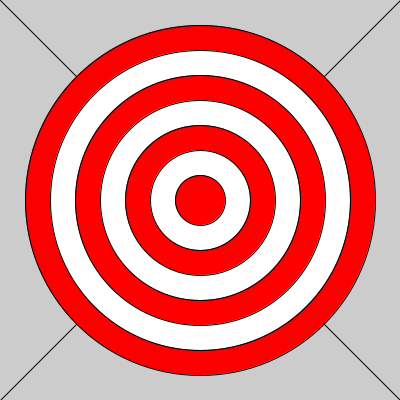
Frame 1 (no input)
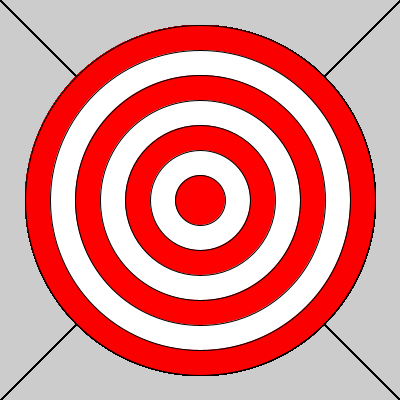
Frame 60 (the mouse pressed at the canvas centre just before this capture)
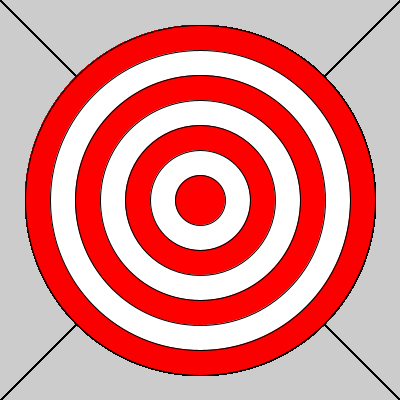
Frame 120 (the mouse held since frame 60 and released just before this capture)

The Processing sketch that drew these frames (run headless with seeded random() and noise(); from frame 60 on, the mouse is pressed at the canvas centre):

// Processing sketch: processing_127274
// ── processing_127274.pde

  int counter;

  void setup() {  //setup function called initially, only once
  size(400,400);
  }
  void draw() { //draw function loops
  fill(100,100,0); 
  line(400,0,0,400);
  line (0, 0, 400, 400);
  fill(250,0,0);
  ellipse(200,200,350,350);
  fill(255,255,255);
  ellipse(200,200,300,300);
  fill(255,0,0);
  ellipse(200,200,250,250);
  fill(255,255,255);
  ellipse(200,200,200,200);
  fill(255,0,0);
  ellipse(200,200,150,150);
  fill(255,255,255);
  ellipse(200,200,100,100);
  fill(255,0,0);
  ellipse(200,200,50,50);
 
  
  }
  
